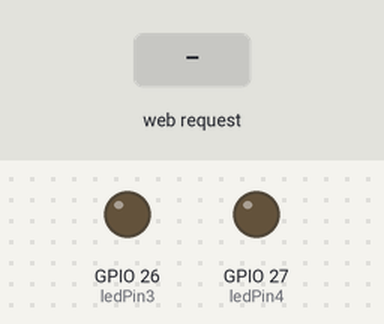
A sketch run on a simulated ESP32. Parts: output pins drawn as LEDs (lit = HIGH). Inputs (shaded band) come from the test bench. WiFi joins after 1.5 s; servers stay silent unless stated; what the sketch prints to the serial monitor is not drawn.

Above: at 2.7 s.
2.8 s: HTTP request GET /26/on received
At 3.3 s:
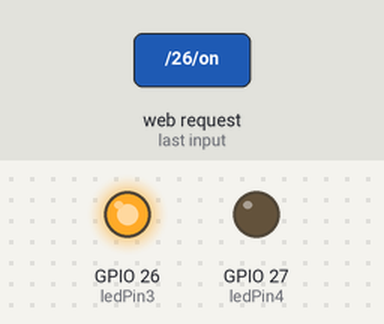
4.3 s: HTTP request GET /27/on received
At 5.5 s:
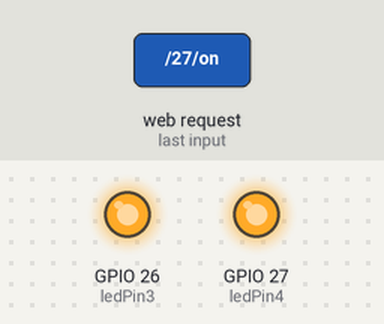
5.8 s: HTTP request GET /26/off received
At 6.8 s:
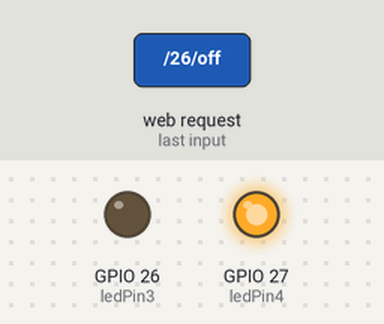
7.3 s: HTTP request GET /27/off received
At 7.9 s:
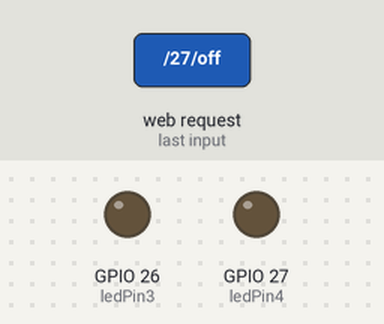
Timing chart, 0 to 9.8 s (numbered marks = the images above; inputs shaded):
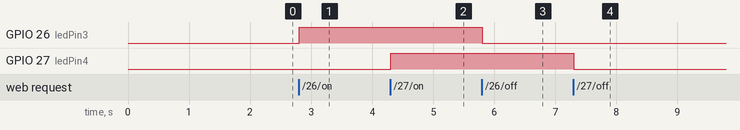

Measured:
- after the input at 2.8 s, GPIO 26 (ledPin3): LOW → HIGH at once
- after the input at 4.3 s, GPIO 27 (ledPin4): LOW → HIGH at once
- after the input at 5.8 s, GPIO 26 (ledPin3): HIGH → LOW at once
- after the input at 7.3 s, GPIO 27 (ledPin4): HIGH → LOW at once

The sketch:

03-Wi-Fi.ino
```cpp
/*********
  Rui Santos
  Complete project details at http://randomnerdtutorials.com
*********/

// Load Wi-Fi library
#include <WiFi.h>

// Replace with your network credentials
const char* ssid     = "inihotspot";
const char* password = "dibagihotspot";

// Set web server port number to 80
WiFiServer server(80);

// Variable to store the HTTP request
String header;

// Auxiliar variables to store the current output state
String ledPin3State = "off";
String ledPin4State = "off";

// Assign output variables to GPIO pins
const int ledPin3 = 26;
const int ledPin4 = 27;

void setup() {
  Serial.begin(115200);
  // Initialize the output variables as outputs
  pinMode(ledPin3, OUTPUT);
  pinMode(ledPin4, OUTPUT);
  // Set outputs to LOW
  digitalWrite(ledPin3, LOW);
  digitalWrite(ledPin4, LOW);

  // Connect to Wi-Fi network with SSID and password
  Serial.print("Connecting to ");
  Serial.println(ssid);
  WiFi.begin(ssid, password);
  while (WiFi.status() != WL_CONNECTED) {
    delay(500);
    Serial.print(".");
  }
  // Print local IP address and start web server
  Serial.println("");
  Serial.println("WiFi connected.");
  Serial.println("IP address: ");
  Serial.println(WiFi.localIP());
  server.begin();
}

void loop(){
  WiFiClient client = server.available();   // Listen for incoming clients

  if (client) {                             // If a new client connects,
    Serial.println("New Client.");          // print a message out in the serial port
    String currentLine = "";                // make a String to hold incoming data from the client
    while (client.connected()) {            // loop while the client's connected
      if (client.available()) {             // if there's bytes to read from the client,
        char c = client.read();             // read a byte, then
        Serial.write(c);                    // print it out the serial monitor
        header += c;
        if (c == '\n') {                    // if the byte is a newline character
          // if the current line is blank, you got two newline characters in a row.
          // that's the end of the client HTTP request, so send a response:
          if (currentLine.length() == 0) {
            // HTTP headers always start with a response code (e.g. HTTP/1.1 200 OK)
            // and a content-type so the client knows what's coming, then a blank line:
            client.println("HTTP/1.1 200 OK");
            client.println("Content-type:text/html");
            client.println("Connection: close");
            client.println();

            // turns the GPIOs on and off
            if (header.indexOf("GET /26/on") >= 0) {
              Serial.println("GPIO 26 on");
              ledPin3State = "on";
              digitalWrite(ledPin3, HIGH);
            } else if (header.indexOf("GET /26/off") >= 0) {
              Serial.println("GPIO 26 off");
              ledPin3State = "off";
              digitalWrite(ledPin3, LOW);
            } else if (header.indexOf("GET /27/on") >= 0) {
              Serial.println("GPIO 27 on");
              ledPin4State = "on";
              digitalWrite(ledPin4, HIGH);
            } else if (header.indexOf("GET /27/off") >= 0) {
              Serial.println("GPIO 27 off");
              ledPin4State = "off";
              digitalWrite(ledPin4, LOW);
            }

            // Display the HTML web page
            client.println("<!DOCTYPE html>");
            client.println("<head><meta name=\"viewport\" content=\"width=device-width, initial-scale=1\">");
            client.println("<link rel=\"icon\" href=\"data:,\">");
            // CSS to style the on/off buttons
            // Feel free to change the background-color and font-size attributes to fit your preferences
            client.println("<style>html { font-family: Helvetica; display: inline-block; margin: 0px auto; text-align: center;}");
            client.println(".button { background-color: #4CAF50; border: none; color: white; padding: 16px 40px;");
            client.println("text-decoration: none; font-size: 30px; margin: 2px; cursor: pointer;}");
            client.println(".button2 {background-color: #555555;}</style></head>");

            // Web Page Heading
            client.println("<body><h1>ESP32 Web Server</h1>");

            // Display current state, and ON/OFF buttons for GPIO 26
            client.println("<p>GPIO 26 - State " + ledPin3State + "</p>");
            // If the ledPin3State is off, it displays the ON button
            if (ledPin3State=="off") {
              client.println("<p><a href=\"/26/on\"><button class=\"button\">ON</button></a></p>");
            } else {
              client.println("<p><a href=\"/26/off\"><button class=\"button button2\">OFF</button></a></p>");
            }

            // Display current state, and ON/OFF buttons for GPIO 27
            client.println("<p>GPIO 27 - State " + ledPin4State + "</p>");
            // If the ledPin4State is off, it displays the ON button
            if (ledPin4State=="off") {
              client.println("<p><a href=\"/27/on\"><button class=\"button\">ON</button></a></p>");
            } else {
              client.println("<p><a href=\"/27/off\"><button class=\"button button2\">OFF</button></a></p>");
            }
            client.println("</body></html>");

            // The HTTP response ends with another blank line
            client.println();
            // Break out of the while loop
            break;
          } else { // if you got a newline, then clear currentLine
            currentLine = "";
          }
        } else if (c != '\r') {  // if you got anything else but a carriage return character,
          currentLine += c;      // add it to the end of the currentLine
        }
      }
    }
    // Clear the header variable
    header = "";
    // Close the connection
    client.stop();
    Serial.println("Client disconnected.");
    Serial.println("");
  }
}
```
